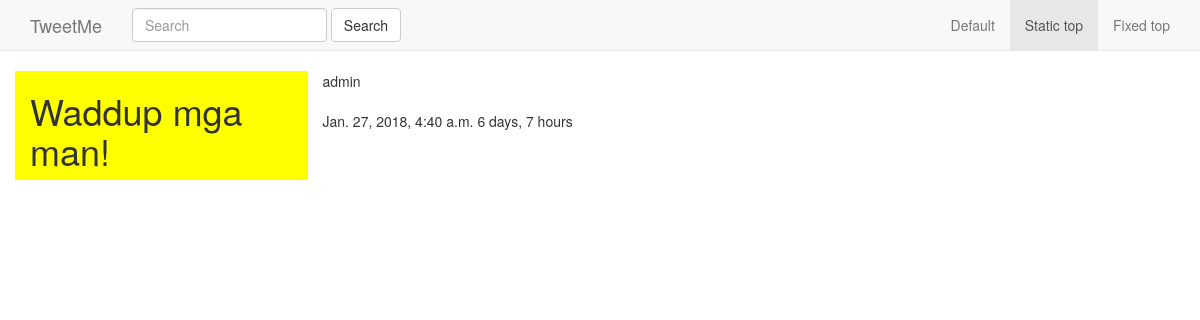
Screenshot of /tweet/2/ with the database file from the repository.
### tweets/models.py (models this page shows, shortened)
class Tweet(models.Model):
	user 			= models.ForeignKey(User)
	content 		= models.CharField(max_length=140, validators=[validate_content])
	updated 		= models.DateTimeField(auto_now=True)
	timestamp		= models.DateTimeField(auto_now_add=True)
	class Meta:
		ordering = ['-updated', '-timestamp']

### tweets/views.py (the view)
# urls.py: url(r'^(?P<pk>\d+)/$', TweetDetailView.as_view(), name='detail'),
class TweetDetailView(DetailView):
	queryset = Tweet.objects.all()

### tweets/templates/tweets/tweet_detail.html
{% extends 'base.html' %}
{% block content %}
<div class="row">
	<div class="col-sm-3 col-xs-12" style="background-color: yellow;">
		<h1>{{ object.content }}</h1>
	</div>
	<div class="col-sm-9">
		{{ object.user }}<br/><br/>
		{{ object.timestamp }} {{ object.updated|timesince }}
	</div>
</div>
{% endblock content %}

### rows the page displays
Tweet: content "Waddup mga man!", user "admin", timestamp "Jan. 27, 2018, 4:40 a.m.", updated "6 days, 7 hours"
